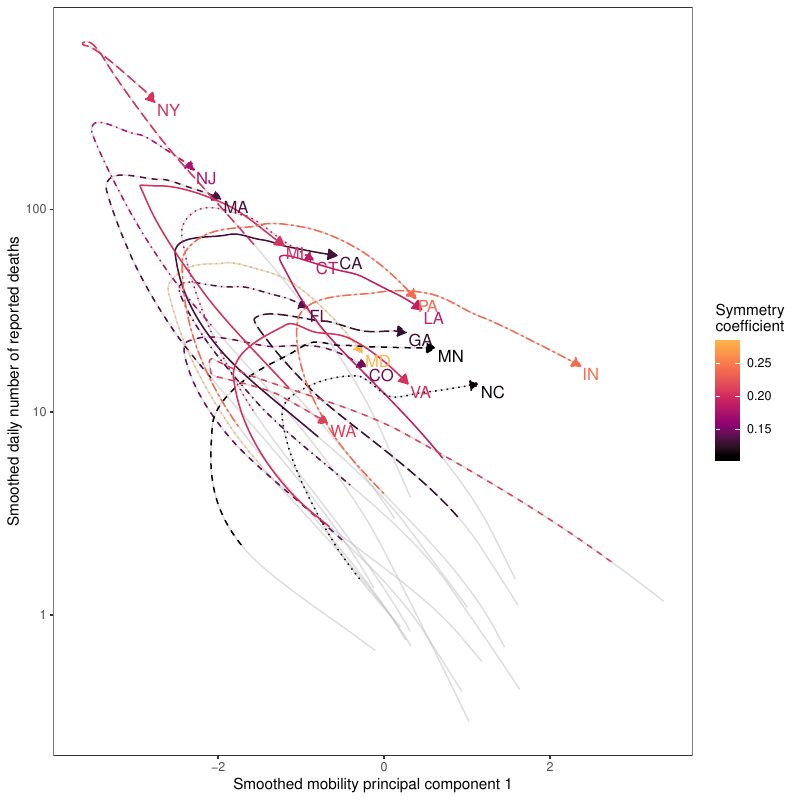

Write R code to recreate this figure.
source("national_deaths_metric.R")

us_death_fit_all <- lapply(split(us_death_filter, us_death_filter$region), function(x) {
  print(x$region[1])
  pp <- data.frame(
    day=seq(min(x$day), max(x$day), by=0.01)
  )
  
  lfit <- loess(log(deaths)~day, data=x)
  
  pred <- unname(exp(predict(lfit, newdata=pp)))
  
  data.frame(
    region=x$region[1],
    day=seq(min(x$day), max(x$day), by=0.01),
    pred=pred
  )
}) %>%
  bind_rows

mobility <- read.csv("Global_Mobility_Report.csv")

mobility_US <- mobility %>%
  filter(
    country_region=="United States",
    sub_region_1 %in% state.name[match(unique(us_death_fit0$region), state.abb)]
  ) %>%
  mutate(
    region=state.abb[match(sub_region_1, state.name)],
    day=yday(date)
  )

dd_mobility <- mobility_US %>%
  filter(sub_region_2=="") %>%
  arrange(region, date) %>%
  dplyr::select(retail_and_recreation_percent_change_from_baseline, grocery_and_pharmacy_percent_change_from_baseline,
                transit_stations_percent_change_from_baseline,
                workplaces_percent_change_from_baseline, residential_percent_change_from_baseline)

dd_mobility2 <- as.data.frame(lapply(dd_mobility, zoo::rollmean, k=7, na.pad=TRUE))

pc <- prcomp(dd_mobility2[complete.cases(dd_mobility2),], scale.=TRUE)

pcdata <- mobility_US %>%
  filter(sub_region_2=="") %>%
  arrange(region, date) %>%
  mutate(
    pc1=c(NA, NA, NA, pc$x[,1], NA, NA, NA)
  )

phasedata_pca <- lapply(unique(mobility_US$region), function(x) {
  dd0 <- us_death_fit0 %>% filter(region==x)
  dd1 <- us_death_fit_all %>% filter(region==x)
  
  dd2 <- pcdata %>% 
    filter(region==x) %>%
    arrange(date)
  
  pp <- data.frame(
    day=seq(min(dd1$day), max(dd1$day), by=0.01)
  )
  
  fitdata1 <- data.frame(
    day=dd2$day,
    resp=dd2$pc1
  )
  
  lfit1 <- loess(resp~day, data=fitdata1)
  
  pred1 <- unname(predict(lfit1, newdata=pp))
  
  data.frame(
    day=dd1$day,
    deaths=(dd1$pred),
    pc1=pred1,
    region=dd1$region,
    metric=dd0$metric[1],
    dmin=min(dd0$day),
    dmax=max(dd0$day)
  )  
}) %>%
  bind_rows

phasedata_pca2 <- phasedata_pca %>%
  group_by(region) %>%
  filter(
    day <= dmax
  )

phasedata_pca3 <- phasedata_pca %>%
  group_by(region) %>%
  filter(
    day <= dmax, day >= dmin
  )

x_end <- phasedata_pca3 %>%
  group_by(region) %>%
  filter(day==max(day))

g1 <- ggplot(phasedata_pca3) +
  geom_path(data=phasedata_pca2, aes(-pc1, deaths, group=region),
            col="gray", alpha=0.5) +
  geom_path(aes(-pc1, deaths, group=region, col=metric, lty=region),
            arrow = arrow(length = unit(0.1, "inches"), type = "closed")) +
  geom_dl(data=x_end, aes(-pc1, deaths, label=region, col=metric), method=list("last.bumpup", hjust=-0.1, vjust=1.2)) +
  scale_x_continuous("Smoothed mobility principal component 1") +
  scale_y_log10("Smoothed daily number of reported deaths") +
  scale_color_gradientn("Symmetry\ncoefficient", colors=c("black", "#8a0072", "#cf2661", "#f66d4e", "#ffb34a")) +
  scale_fill_gradientn("Symmetry\ncoefficient", colors=c("black", "#8a0072", "#cf2661", "#f66d4e", "#ffb34a")) +
  scale_linetype_manual(values=c(1:9, 1:9), guide=FALSE) +
  theme(
    panel.grid = element_blank(),
    strip.background = element_blank()
  )

ggsave("national_deaths_metric_phase_pca_grand.pdf", g1, width=8, height=8)
